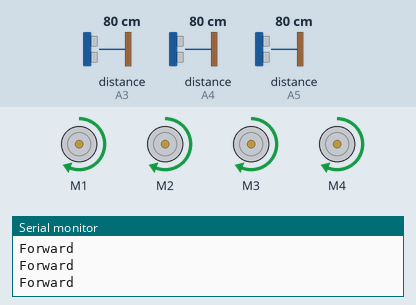
The sketch below on a simulated Arduino Uno, built with avr-gcc and run on an emulated ATmega328P. On the bench: 4 × DC motor (green arrow = forward, orange = backward, longer = faster), the last lines printed to the serial monitor. Wiring (inferred from the names in the program): 3 × ultrasonic range finder: trigger A0, echo A3 / trigger A1, echo A4 / trigger A2, echo A5. Inputs (shaded band) come from the test bench; at power-on: distance to the obstacle (sensors on A4, A3, A5) 80 cm. The echo pulse lasts 58.3 µs per cm.

Above: at 1.2 s.
1.3 s: distance to the obstacle (sensor on A4) set to 11 cm
4.3 s: distance to the obstacle (sensor on A4) set to 8 cm
At 4.8 s:
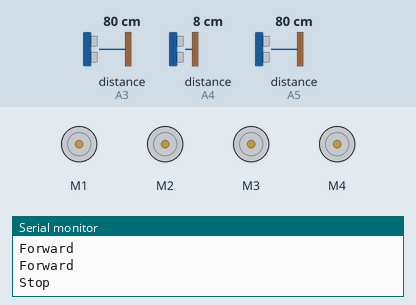
7.3 s: distance to the obstacle (sensor on A3) set to 120 cm
10.3 s: distance to the obstacle (sensor on A3) set to 2 cm
13.3 s: distance to the obstacle (sensor on A3) set to 250 cm
Timing chart, 0 to 17.3 s (numbered marks = the images above; inputs shaded):
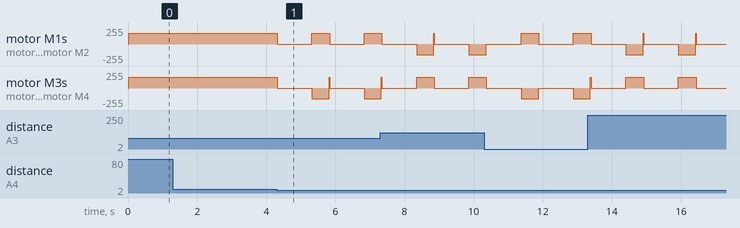

Measured:
- the behaviour switches between 10 and 9 cm on distance to the obstacle (sensor on A4) (found by bisection; images 0 and 1)
- after the input at 4.3 s, motor M1, motor M2: alternates forward 160/255 for 0.51 s and stopped for 1.0 s, starting at once; motor M3, motor M4: alternates backward 160/255 for 0.50 s and stopped for 1.0 s, starting at once

The sketch:

Used_3_Ultrasonic_Car.ino
```cpp
#include <AFMotor.h>

#define S1Trig A0
#define S2Trig A1
#define S3Trig A2
#define S1Echo A3
#define S2Echo A4
#define S3Echo A5

#define Speed 160

AF_DCMotor motor1(1);
AF_DCMotor motor2(2);
AF_DCMotor motor3(3);
AF_DCMotor motor4(4);

void setup() {
  Serial.begin(9600);

  pinMode(S1Trig, OUTPUT);
  pinMode(S2Trig, OUTPUT);
  pinMode(S3Trig, OUTPUT);

  pinMode(S1Echo, INPUT);
  pinMode(S2Echo, INPUT);
  pinMode(S3Echo, INPUT);

  motor1.setSpeed(Speed);
  motor2.setSpeed(Speed);
  motor3.setSpeed(Speed);
  motor4.setSpeed(Speed);
}

void loop() {
  int centerSensor = sensorTwo();
  int leftSensor = sensorOne();
  int rightSensor = sensorThree();

  if (8 >= centerSensor) {
    Stop();
    Serial.println("Stop");
    delay(1000);
    if (leftSensor > rightSensor) {
      left();
      Serial.println("Left");
      delay(500);
    } else {
      right();
      Serial.println("Right");
      delay(500);
    }
  }
  Serial.println("Forward");
  forward();
}

int sensorOne() {

  digitalWrite(S1Trig, LOW);
  delayMicroseconds(4);
  digitalWrite(S1Trig, HIGH);
  delayMicroseconds(10);
  digitalWrite(S1Trig, LOW);

  long t = pulseIn(S1Echo, HIGH);
  int cm = t / 29 / 2;
  return cm;
}

int sensorTwo() {

  digitalWrite(S2Trig, LOW);
  delayMicroseconds(4);
  digitalWrite(S2Trig, HIGH);
  delayMicroseconds(10);
  digitalWrite(S2Trig, LOW);

  long t = pulseIn(S2Echo, HIGH);
  int cm = t / 29 / 2;
  return cm;
}


int sensorThree() {

  digitalWrite(S3Trig, LOW);
  delayMicroseconds(4);
  digitalWrite(S3Trig, HIGH);
  delayMicroseconds(10);
  digitalWrite(S3Trig, LOW);

  long t = pulseIn(S3Echo, HIGH);
  int cm = t / 29 / 2;
  return cm;
}

void forward() {
  motor1.run(FORWARD);
  motor2.run(FORWARD);
  motor3.run(FORWARD);
  motor4.run(FORWARD);
}
void left() {
  motor1.run(BACKWARD);
  motor2.run(BACKWARD);
  motor3.run(FORWARD);
  motor4.run(FORWARD);
}
void right() {
  motor1.run(FORWARD);
  motor2.run(FORWARD);
  motor3.run(BACKWARD);
  motor4.run(BACKWARD);
}
void Stop() {
  motor1.run(RELEASE);
  motor2.run(RELEASE);
  motor3.run(RELEASE);
  motor4.run(RELEASE);
}
```
